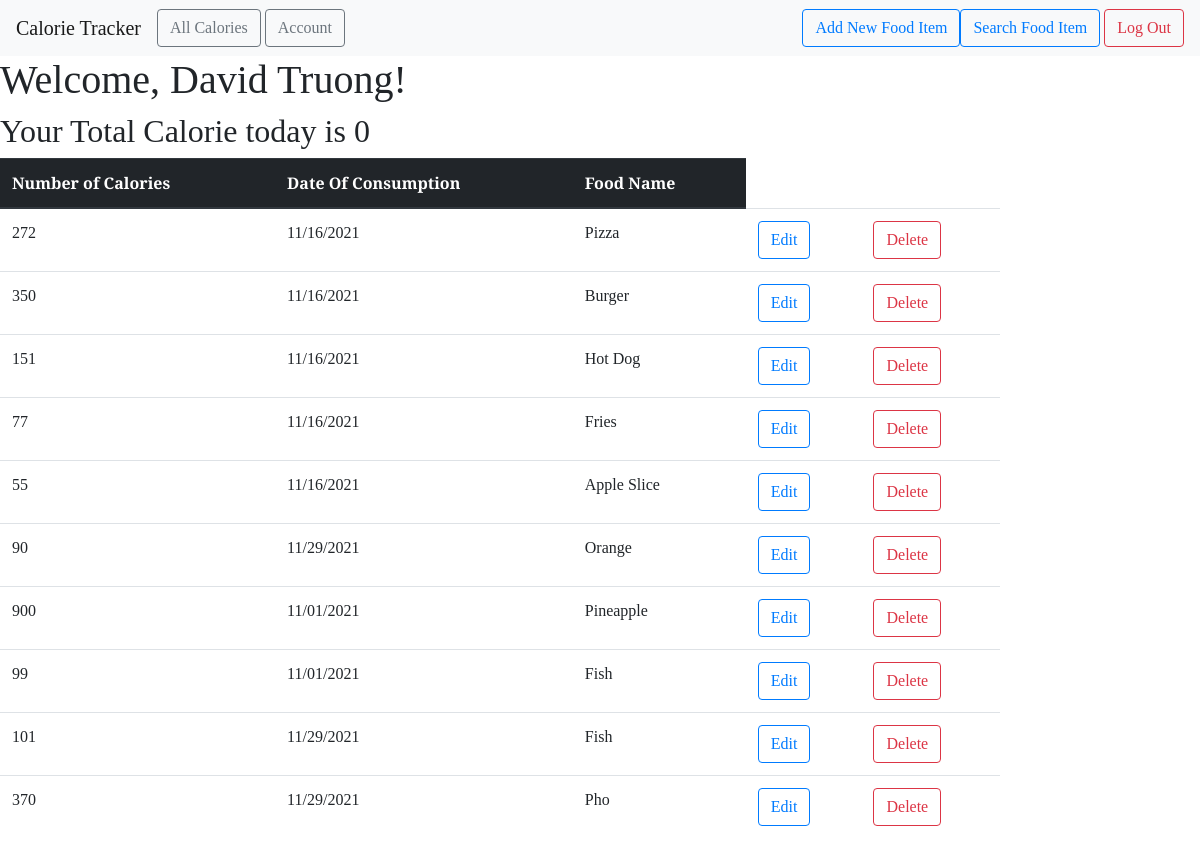
The page /all (signed in) on the database its author committed.
### food_website/models.py (models this page shows)
class User(db.Model, UserMixin):
    id = db.Column(db.Integer, primary_key=True)
    email = db.Column(db.String(100), unique=True)
    password = db.Column(db.String(100))
    name = db.Column(db.String(1000))
    foods = db.relationship('FoodItem', backref='author', lazy=True)

class FoodItem(db.Model):
    id = db.Column(db.Integer, primary_key=True)
    food_name = db.Column(db.Text, nullable=False)
    date_posted = db.Column(db.DateTime, nullable=False,
                            default=datetime.utcnow)
    calorie = db.Column(db.Integer, nullable=False)
    user_id = db.Column(db.Integer, db.ForeignKey('user.id'), nullable=False)

### food_website/main.py (the view)
@main.route("/all")
@login_required
def user_fooditems():
    user = User.query.filter_by(email=current_user.email).first_or_404()
    foods = user.foods
    totalCalorie = 0
    my_date = date.today()
    my_datetime = datetime(my_date.year, my_date.month, my_date.day)
    for food in foods:
        if my_datetime.date() == food.date_posted.date():
            totalCalorie = totalCalorie + food.calorie
    return render_template('all_fooditems.html', foods=foods, user=user, totalCalorie=totalCalorie)

### food_website/__init__.py (called while the page is built)
def create_app():
    app = Flask(__name__)
    app.config['SECRET_KEY'] = 'out-secret-key-goes-here'
    app.config['SQLALCHEMY_DATABASE_URI'] = 'sqlite:///db.sqlite'
    db.init_app(app)
    login_manager = LoginManager()
    login_manager.login_view = 'auth.login'
    login_manager.init_app(app)
    from .models import User
    create_database(app)
    @login_manager.user_loader
    def load_user(user_id):
        return User.query.get(int(user_id))
    from .auth import auth as auth_blueprint
    app.register_blueprint(auth_blueprint)
    from .main import main as main_blueprint
    app.register_blueprint(main_blueprint)
    return app

### food_website/templates/all_fooditems.html
{% extends "base.html" %} {% block head %} {{ super() }}
<link
  rel="stylesheet"
  href="{{ url_for('static', filename= 'extended_beauty.css') }}"
/>
{% endblock %} {% block content %}
<h1>
  Welcome, {{ user.name }}!
</h1>
<h2>
  Your Total Calorie today is {{ totalCalorie }}
</h2>
<div>
  <table class="table table-hover" style="width: 1000px;">
    <thead class="thead-dark">
      <tr>
        <th scope="col">Number of Calories</th>
        <th scope="col">Date Of Consumption</th>
        <th scope="col">Food Name</th>
      </tr>
    </thead>
    <tbody>
      {% for food in foods %}
      <tr>
        <td>{{ food.calorie }}</td>
        <td>{{ food.date_posted.strftime('%m/%d/%Y') }}</td>
        <td>{{ food.food_name }}</td>
        <td>
          <a
            href="{{ url_for('main.update_fooditem', food_id=food.id) }}"
            class="btn btn-outline-primary"
            role="button"
          >
            Edit
          </a>
        </td>
        <td>
          <a
            href="{{ url_for('main.delete_fooditem', food_id=food.id) }}"
            class="btn btn-outline-danger"
            role="button"
          >
            Delete
          </a>
        </td>
      </tr>
      {% endfor %}
    </tbody>
  </table>
</div>
{% endblock %}

### food_website/templates/base.html (shortened to what this page needs)
<!DOCTYPE html>
<html lang="en">
  <head>
    {% block head %}
    <link
      rel="stylesheet"
      href="{{ url_for('static', filename= 'beauty.css') }}"
    />
    <link
      rel="stylesheet"
      href="https://maxcdn.bootstrapcdn.com/bootstrap/4.0.0/css/bootstrap.min.css"
    />
    {% endblock %}
  </head>
  <body>
    <nav class="navbar navbar-expand-lg navbar-light bg-light">
      <a class="navbar-brand" href="{{ url_for('main.index') }}"
        >Calorie Tracker</a
      >
      <div class="collapse navbar-collapse" id="navbarSupportedContent">
        <ul class="navbar-nav mr-auto">
          <li class="nav-item active">
            <a
              href="{{ url_for('main.user_fooditems') }}"
              class="btn btn-outline-secondary"
              role="button"
              >All Calories</a
            >
          </li>
          <li class="nav-item">
            <a
              href="{{ url_for('main.profile') }}"
              class="btn btn-outline-secondary"
              role="button"
              style="margin-left: 4px;"
              >Account</a
            >
          </li>
        </ul>
        <form class="form-inline my-2 my-lg-0">
          {% if current_user.is_authenticated %}
          <a
            href="{{ url_for('main.new_fooditem') }}"
            class="btn btn-outline-primary"
            role="button"
            >Add New Food Item</a
          >
          <a
            href="{{ url_for('main.search') }}"
            class="btn btn-outline-primary"
            role="button"
            >Search Food Item</a
          >
          {% endif %}  {% if current_user.is_authenticated %}
          <a
            href="{{ url_for('auth.logout') }}"
            class="btn btn-outline-danger"
            role="button"
            style="margin-left: 4px;"
            >Log Out</a
          >
          {% endif %}
        </form>
      </div>
    </nav>
    {% block content %} {% endblock %}
  </body>
</html>

### food_website/static/beauty.css (style rules this page uses)
* { font-family: "Arvo", serif; }

### food_website/static/extended_beauty.css (style rules this page uses)
h1, h2, h4, p { font-family: "Arvo", serif; }

### rows shown on the page
User: name "David Truong"
FoodItem: calorie "272", date_posted "11/16/2021", food_name "Pizza"
FoodItem: calorie "350", date_posted "11/16/2021", food_name "Burger"
FoodItem: calorie "151", date_posted "11/16/2021", food_name "Hot Dog"
FoodItem: calorie "77", date_posted "11/16/2021", food_name "Fries"
FoodItem: calorie "55", date_posted "11/16/2021", food_name "Apple Slice"
FoodItem: calorie "90", date_posted "11/29/2021", food_name "Orange"
FoodItem: calorie "900", date_posted "11/01/2021", food_name "Pineapple"
FoodItem: calorie "99", date_posted "11/01/2021", food_name "Fish"
FoodItem: calorie "101", date_posted "11/29/2021", food_name "Fish"
FoodItem: calorie "370", date_posted "11/29/2021", food_name "Pho"

### other values the page prints
{{ totalCalorie }} "0"
